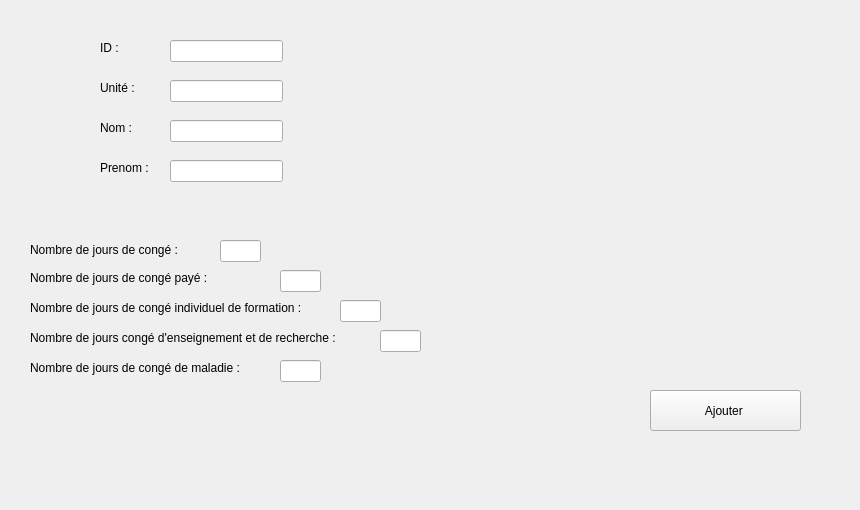
        <widget class="QWidget" name="tab_3">
         <attribute name="icon">
          <iconset>
           <normaloff>app.png</normaloff>app.png</iconset>
         </attribute>
         <attribute name="title">
          <string>Ajouter</string>
         </attribute>
         <widget class="QLabel" name="label_32">
          <property name="geometry">
           <rect>
            <x>100</x>
            <y>40</y>
            <width>56</width>
            <height>16</height>
           </rect>
          </property>
          <property name="text">
           <string>ID :</string>
          </property>
         </widget>
         <widget class="QLabel" name="label_33">
          <property name="geometry">
           <rect>
            <x>100</x>
            <y>80</y>
            <width>56</width>
            <height>16</height>
           </rect>
          </property>
          <property name="text">
           <string>Unité :</string>
          </property>
         </widget>
         <widget class="QLineEdit" name="le_idd">
          <property name="geometry">
           <rect>
            <x>170</x>
            <y>40</y>
            <width>113</width>
            <height>22</height>
           </rect>
          </property>
         </widget>
         <widget class="QLineEdit" name="le_unitee">
          <property name="geometry">
           <rect>
            <x>170</x>
            <y>80</y>
            <width>113</width>
            <height>22</height>
           </rect>
          </property>
         </widget>
         <widget class="QLineEdit" name="le_njcc">
          <property name="geometry">
           <rect>
            <x>220</x>
            <y>240</y>
            <width>41</width>
            <height>22</height>
           </rect>
          </property>
         </widget>
         <widget class="QLineEdit" name="le_njcpp">
          <property name="geometry">
           <rect>
            <x>280</x>
            <y>270</y>
            <width>41</width>
            <height>22</height>
           </rect>
          </property>
         </widget>
         <widget class="QPushButton" name="pushButton_12">
          <property name="geometry">
           <rect>
            <x>650</x>
            <y>390</y>
            <width>151</width>
            <height>41</height>
           </rect>
          </property>
          <property name="text">
           <string>Ajouter </string>
          </property>
          <property name="icon">
           <iconset>
            <normaloff>app.png</normaloff>app.png</iconset>
          </property>
         </widget>
         <widget class="QLabel" name="label_58">
          <property name="geometry">
           <rect>
            <x>-10</x>
            <y>-30</y>
            <width>851</width>
            <height>501</height>
           </rect>
          </property>
          <property name="text">
           <string/>
          </property>
          <property name="pixmap">
           <pixmap>../fond-texture-grunge-abstrait-bleu-marine_145345-4.jpg</pixmap>
          </property>
          <property name="scaledContents">
           <bool>true</bool>
          </property>
         </widget>
         <widget class="QLabel" name="label_61">
          <property name="geometry">
           <rect>
            <x>30</x>
            <y>300</y>
            <width>321</width>
            <height>16</height>
           </rect>
          </property>
          <property name="text">
           <string>Nombre de jours de congé individuel de formation :</string>
          </property>
         </widget>
         <widget class="QLabel" name="label_62">
          <property name="geometry">
           <rect>
            <x>30</x>
            <y>330</y>
            <width>381</width>
            <height>16</height>
           </rect>
          </property>
          <property name="text">
           <string>Nombre de jours congé d'enseignement et de recherche :</string>
          </property>
         </widget>
         <widget class="QLabel" name="label_63">
          <property name="geometry">
           <rect>
            <x>30</x>
            <y>360</y>
            <width>261</width>
            <height>16</height>
           </rect>
          </property>
          <property name="text">
           <string>Nombre de jours de congé de maladie :</string>
          </property>
         </widget>
         <widget class="QLineEdit" name="le_njcff">
          <property name="geometry">
           <rect>
            <x>340</x>
            <y>300</y>
            <width>41</width>
            <height>22</height>
           </rect>
          </property>
         </widget>
         <widget class="QLineEdit" name="le_njcrr">
          <property name="geometry">
           <rect>
            <x>380</x>
            <y>330</y>
            <width>41</width>
            <height>22</height>
           </rect>
          </property>
         </widget>
         <widget class="QLineEdit" name="le_njcmm">
          <property name="geometry">
           <rect>
            <x>280</x>
            <y>360</y>
            <width>41</width>
            <height>22</height>
           </rect>
          </property>
         </widget>
         <widget class="QLabel" name="label_34">
          <property name="geometry">
           <rect>
            <x>30</x>
            <y>240</y>
            <width>171</width>
            <height>20</height>
           </rect>
          </property>
          <property name="text">
           <string>Nombre de jours de congé :</string>
          </property>
         </widget>
         <widget class="QLabel" name="label_35">
          <property name="geometry">
           <rect>
            <x>30</x>
            <y>270</y>
            <width>231</width>
            <height>16</height>
           </rect>
          </property>
          <property name="text">
           <string>Nombre de jours de congé payé :</string>
          </property>
         </widget>
         <widget class="QLineEdit" name="le_nomm">
          <property name="geometry">
           <rect>
            <x>170</x>
            <y>120</y>
            <width>113</width>
            <height>22</height>
           </rect>
          </property>
         </widget>
         <widget class="QLineEdit" name="le_prenomm">
          <property name="geometry">
           <rect>
            <x>170</x>
            <y>160</y>
            <width>113</width>
            <height>22</height>
           </rect>
          </property>
         </widget>
         <widget class="QLabel" name="label_36">
          <property name="geometry">
           <rect>
            <x>100</x>
            <y>120</y>
            <width>56</width>
            <height>16</height>
           </rect>
          </property>
          <property name="text">
           <string>Nom :</string>
          </property>
         </widget>
         <widget class="QLabel" name="label_64">
          <property name="geometry">
           <rect>
            <x>100</x>
            <y>160</y>
            <width>56</width>
            <height>16</height>
           </rect>
          </property>
          <property name="text">
           <string>Prenom :</string>
          </property>
         </widget>
         <zorder>label_58</zorder>
         <zorder>label_32</zorder>
         <zorder>label_33</zorder>
         <zorder>le_idd</zorder>
         <zorder>le_unitee</zorder>
         <zorder>le_njcc</zorder>
         <zorder>le_njcpp</zorder>
         <zorder>pushButton_12</zorder>
         <zorder>label_61</zorder>
         <zorder>label_62</zorder>
         <zorder>label_63</zorder>
         <zorder>le_njcff</zorder>
         <zorder>le_njcrr</zorder>
         <zorder>le_njcmm</zorder>
         <zorder>label_34</zorder>
         <zorder>label_35</zorder>
         <zorder>le_nomm</zorder>
         <zorder>le_prenomm</zorder>
         <zorder>label_36</zorder>
         <zorder>label_64</zorder>
        </widget>
